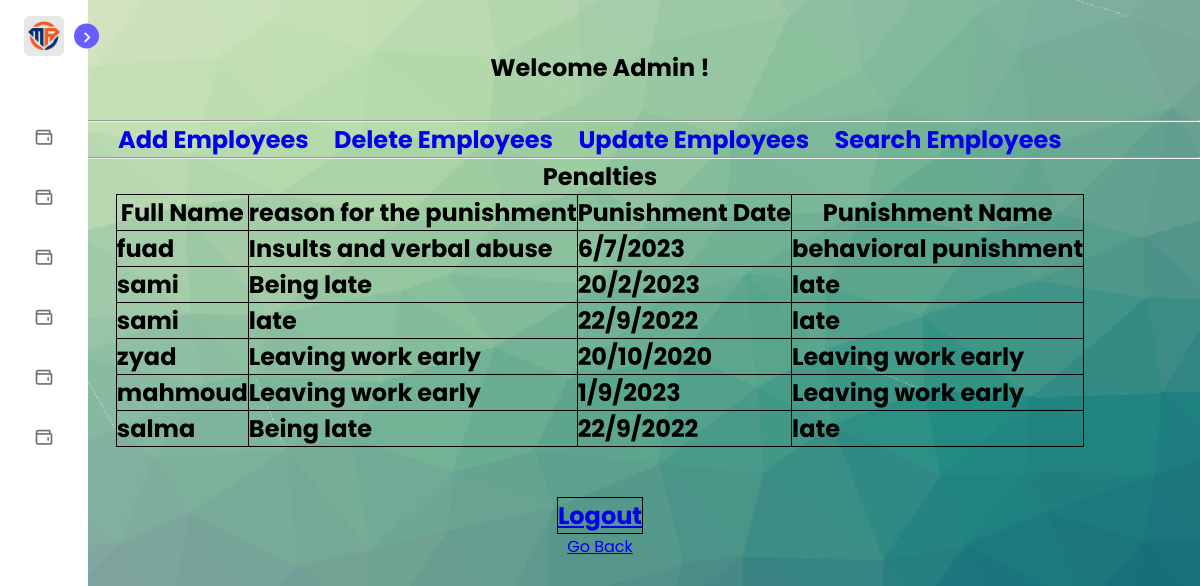
The app's page /admin/Penalties.php (signed in) with its own data.
### tables this page shows
CREATE TABLE `penalties` (
  `FullName` varchar(150) NOT NULL,
  `reason_for_the_punishment` varchar(150) NOT NULL,
  `PunishmentDate` varchar(150) NOT NULL,
  `PunishmentName` varchar(150) NOT NULL
);

### admin/Penalties.php (the view, shortened to what this page needs)
<?php
include("../config.php");
function displayParticipants() {
    global $conn;
    $query = "SELECT * FROM penalties";
    $result = mysqli_query($conn, $query);
    if (mysqli_num_rows($result) > 0) {
        echo "<h2><table>
                <tr>
                    <th>Full Name</th>
                    <th>reason for the punishment</th>
                    <th>Punishment Date</th>
                    <th>Punishment Name</th>
                </tr></h2>";
        while ($row = mysqli_fetch_assoc($result)) {
            echo " <tr>
                    <td>".$row['FullName']."</td>
                    <td>".$row['reason_for_the_punishment']."</td>
                    <td>".$row['PunishmentDate']."</td>
                    <td>".$row['PunishmentName']."</td>
                </tr>";
        }
    } else {
        echo "No participants found.";
    }
}
?>
<!DOCTYPE html>
<html>
<head>
    <link rel="stylesheet" href="style.css">
    <link href='https://unpkg.com/boxicons@2.1.1/css/boxicons.min.css' rel='stylesheet'>
</head>
<body background="photo.png" >
<nav class="sidebar close">
        <header>
            <div class="image-text">
                <span class="image">
                    <img src="logo.png" alt="">
                </span>
            </div>
            <i class='bx bx-chevron-right toggle'></i>
        </header>
        <div class="menu-bar">
            <div class="menu">
                <ul class="menu-links">
                    <li class="nav-link">
                        <a href="attendancerecord.php">
						<i class='bx bx-wallet icon' ></i>
                        </a>
                    </li>
                    <li class="nav-link">
                        <a href="category.php">
                            <i class='bx bx-wallet icon' ></i>
                        </a>
                    </li>
                    <li class="nav-link">
                        <a href="penalties.php">
                            <i class='bx bx-wallet icon' ></i>
                        </a>
                    </li>
                    <li class="nav-link">
                        <a href="rewards.php">
                            <i class='bx bx-wallet icon' ></i>
                        </a>
                    </li>
                    <li class="nav-link">
                        <a href="salaries.php">
                            <i class='bx bx-wallet icon' ></i>
                        </a>
                    </li>
                    <li class="nav-link">
                        <a href="staffevaluation.php">
                            <i class='bx bx-wallet icon' ></i>
                        </a>
                    </li>
                </ul>
            </div>
        </div>
    </nav>
<center>
<br></br>
    <h2 style="color:black;">Welcome Admin !</h2>
<h2>
	<br>
	<hr style="width:100%;text-align:left;margin-left:0">
   <a style="text-decoration:none" href="add_penalties.php">Add Employees</a> &nbsp &nbsp
   <a style="text-decoration:none" href="delete_penalties.php">Delete Employees</a> &nbsp &nbsp
   <a style="text-decoration:none" href="update_penalties.php">Update Employees</a> &nbsp &nbsp
   <a style="text-decoration:none" href="search_penalties.php">Search Employees</a> &nbsp &nbsp
    <hr style="width:100%;text-align:left;margin-left:0">
  </h2>
   <h3>
    <h2 style="color:black;">Penalties</h2>
    <?php displayParticipants(); ?>
</h3>
<br></br>
	<table >
  <tr>
    <th><h2> <a  href="../logout.php">Logout</a></h2></th>
  </tr>
  </table>
    <a href="index.php">Go Back</a>
	</center>
</body>
</html>

### admin/style.css (style rules this page uses)
* { margin: 0; padding: 0; box-sizing: border-box; font-family: 'Poppins', sans-serif; }
:root { --body-color: #E4E9F7; --sidebar-color: #FFF; --primary-color: #695CFE; --primary-color-light: #F6F5FF; --toggle-color: #DDD; --text-color: #707070; --tran-03: all 0.2s ease; --tran-03: all 0.3s ease; --tran-04: all 0.3s ease; --tran-05: all 0.3s ease; }
body { min-height: 100vh; background-color: var(--body-color); transition: var(--tran-05); }
.sidebar { position: fixed; top: 0; left: 0; height: 100%; width: 250px; padding: 10px 14px; background: var(--sidebar-color); transition: var(--tran-05); z-index: 100; }
.sidebar.close { width: 88px; }
.sidebar li { height: 50px; list-style: none; display: flex; align-items: center; margin-top: 10px; }
.sidebar header .image, .sidebar .icon { min-width: 60px; border-radius: 6px; }
.sidebar .icon { min-width: 60px; border-radius: 6px; height: 100%; display: flex; align-items: center; justify-content: center; font-size: 20px; }
.sidebar .text, .sidebar .icon { color: var(--text-color); transition: var(--tran-03); }
.sidebar header { position: relative; }
.sidebar header .image-text { display: flex; align-items: center; }
.sidebar header .image { display: flex; align-items: center; justify-content: center; }
.sidebar header .image img { width: 40px; border-radius: 6px; }
.sidebar header .toggle { position: absolute; top: 50%; right: -25px; transform: translateY(-50%) rotate(180deg); height: 25px; width: 25px; background-color: var(--primary-color); color: var(--sidebar-color); border-radius: 50%; display: flex; align-items: center; justify-content: center; font-size: 22px; cursor: pointer; transition: var(--tran-05); }
.sidebar.close .toggle { transform: translateY(-50%) rotate(0deg); }
.sidebar .menu { margin-top: 40px; }
.sidebar li a { list-style: none; height: 100%; background-color: transparent; display: flex; align-items: center; height: 100%; width: 100%; border-radius: 6px; text-decoration: none; transition: var(--tran-03); }
.sidebar .menu-bar { height: calc(100% - 55px); display: flex; flex-direction: column; justify-content: space-between; overflow-y: scroll; }

### admin/Penalties.php (style rules this page uses)
table, th, td { border: 1px solid black; border-collapse: collapse; }

### records on screen
penalties: FullName "fuad", reason_for_the_punishment "Insults and verbal abuse", PunishmentDate "6/7/2023", PunishmentName "behavioral punishment"
penalties: FullName "sami", reason_for_the_punishment "Being late", PunishmentDate "20/2/2023", PunishmentName "late"
penalties: FullName "sami", reason_for_the_punishment "late", PunishmentDate "22/9/2022", PunishmentName "late"
penalties: FullName "zyad", reason_for_the_punishment "Leaving work early", PunishmentDate "20/10/2020", PunishmentName "Leaving work early"
penalties: FullName "mahmoud", reason_for_the_punishment "Leaving work early", PunishmentDate "1/9/2023", PunishmentName "Leaving work early"
penalties: FullName "salma", reason_for_the_punishment "Being late", PunishmentDate "22/9/2022", PunishmentName "late"
